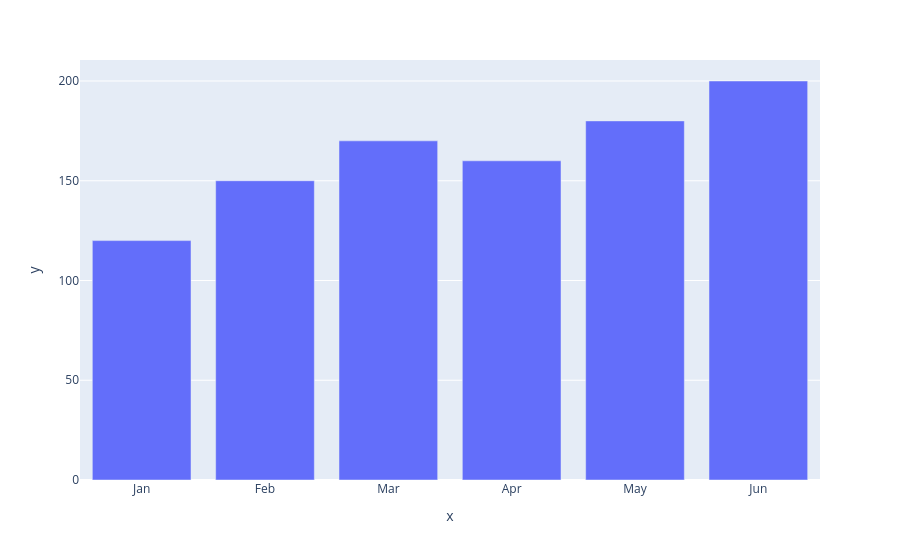

This figure's notebook cell:
### Code cell
px.bar(x = months, y = sales)

### Figure 1 — Plotly figure (JSON) as saved in the notebook; plotly's stock layout.template omitted (floating-point values rounded to 4 significant figures)
{"data": [{"hovertemplate": "x=%{x}<br>y=%{y}<extra></extra>", "legendgroup": "", "marker": {"color": "#636efa", "pattern": {"shape": ""}}, "name": "", "orientation": "v", "showlegend": false, "textposition": "auto", "type": "bar", "x": ["Jan", "Feb", "Mar", "Apr", "May", "Jun"], "xaxis": "x", "y": [120, 150, 170, 160, 180, 200], "yaxis": "y"}], "layout": {"barmode": "relative", "legend": {"tracegroupgap": 0}, "margin": {"t": 60}, "xaxis": {"anchor": "y", "domain": [0, 1], "title": {"text": "x"}}, "yaxis": {"anchor": "x", "domain": [0, 1], "title": {"text": "y"}}}}
